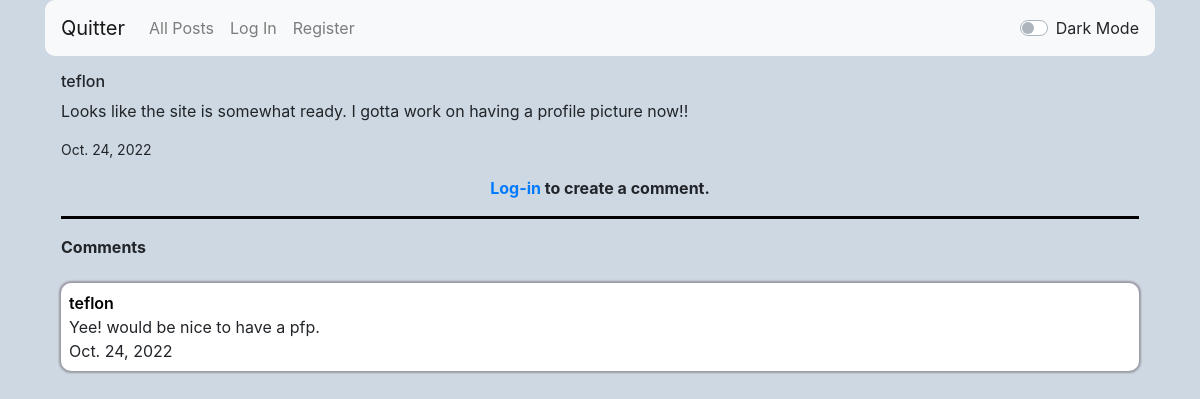
Before: /29/comments with the older database file.
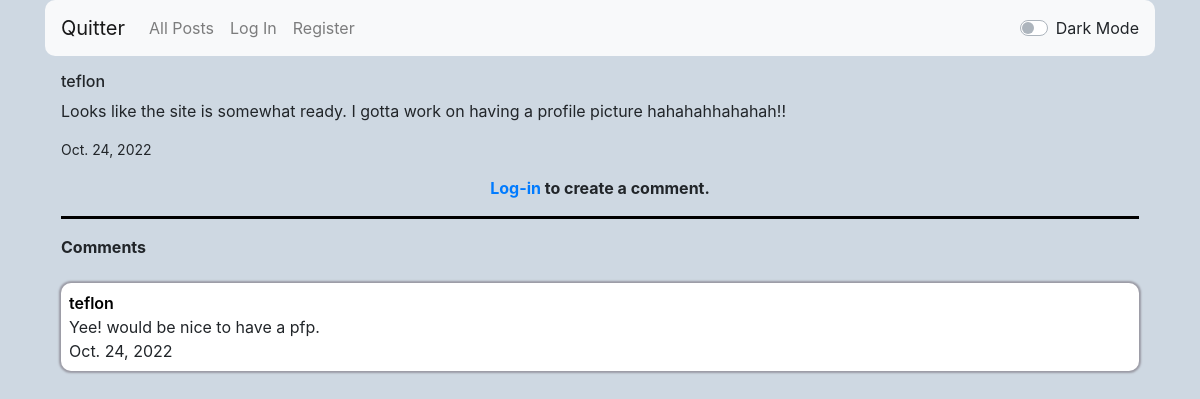
After: the same page with the newer database file.
### network/models.py (models this page shows)
class Post(models.Model):
    post = models.TextField()
    creator = models.CharField(max_length=64, blank=False)
    created = models.DateField(auto_now_add=False, auto_now=False, default=timezone.now)
    likes_count = models.PositiveIntegerField(default=0)
    likes = models.ManyToManyField(User, blank=True, related_name="likes")

### network/views.py (the view)
# urls.py: path("<int:id>/comments", views.comments, name="comments"),
def comments(request, id):
    post = Post.objects.filter(id=id).values().get()
    try:
        comments = Comment.objects.filter(original_post=id).values()
    except Comment.DoesNotExist:
        comments = None
    return render(request, "network/comments.html",{
        "post" : post,
        "comments" : comments,
    })
    pass

### network/templates/network/comments.html
{% extends "network/layout.html" %}
{% block body %}
    <h6>{{ post.creator }}</h6>
    <p>{{ post.post }}</p>
    <p style="font-size: 14px">{{ post.created }}</p>
    {% if user.is_authenticated %}
    <form action="{% url 'create_comment' post.id %}" method="POST">
        {% csrf_token %}
        <textarea style="height: 30px; width: 100%; padding: 0.2%" id="textarea_id" class="textarea_light" name="comment" placeholder="Add a comment" required></textarea>
        <br>
        <input class="btn-sm btn-primary" style="width: 100%; text-align: center; padding-top: 0px" type="submit" value="Comment">
        <hr class="hr_light" id="hr">
    </form>
    {% else %}
        <strong class="center"><p><a class="center" href="{% url 'login' %}">Log-in</a> to create a comment.</p></strong>
        <hr class="hr_light" id="hr">
    {% endif %}
    {% if not comments %}
        <strong>No comments yet. Be the first to comment something!</strong>
    {% else %}
        <strong>Comments</strong>
    {% endif %}
    <br>
    <br>
    {% for comment in comments %}
    <div class="eachpost" id="post_box">
        <strong><a class="link_light link_class" href="{% url 'profile' comment.creator %}">{{ comment.creator }}</a></strong>
        <br>
        {{ comment.comment }}
        <br>
        {{ comment.created }}
    </div>
    <br>
    {% endfor %}
{% endblock %}

Changed rows visible on the page:
changed Post "teflon": post "Looks like the site is somewhat ready. I gotta work on having a profile picture now!!" → "Looks like the site is somewhat ready. I gotta work on having a profile picture hahahahhahahah!!"
